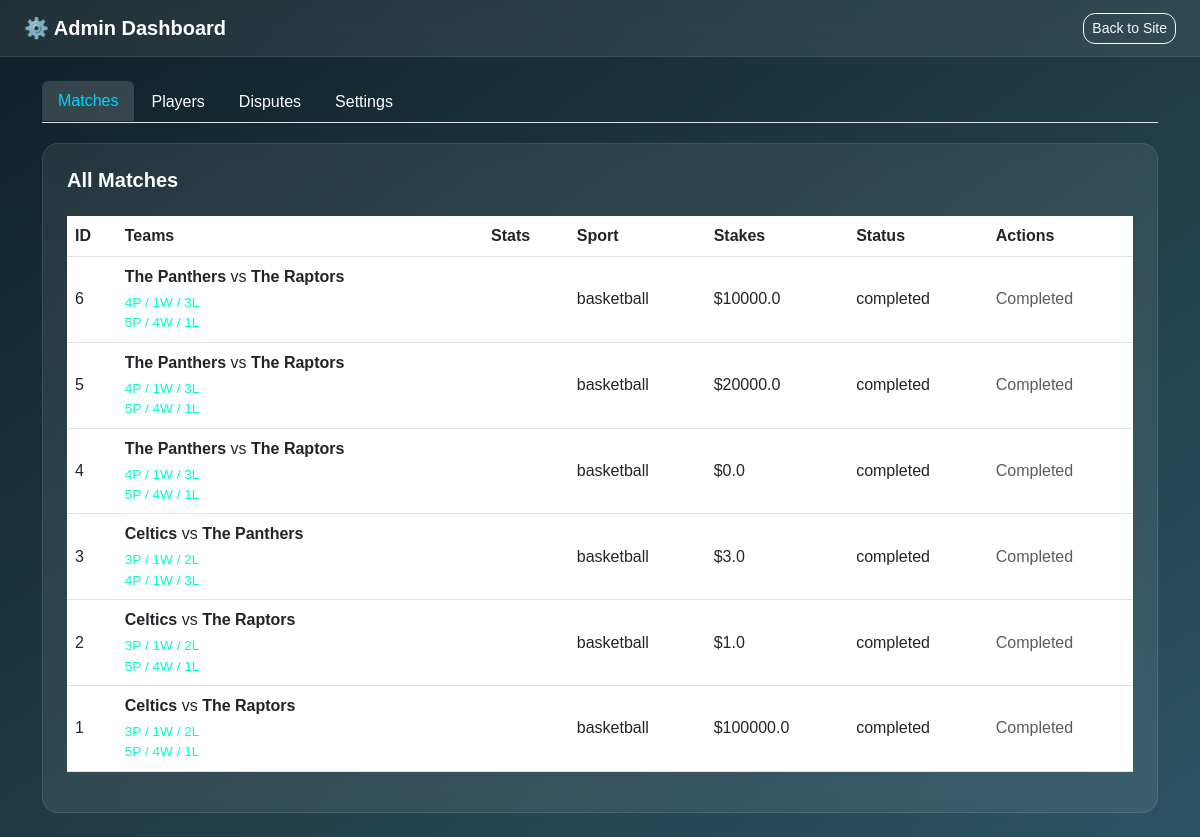
The app's page /admin/dashboard (signed in) with its own data.
### app/models.py (models this page shows)
class Match(db.Model):
    id = db.Column(db.Integer, primary_key=True)
    sport = db.Column(db.String(80), nullable=False, default="soccer")
    location = db.Column(db.String(200), nullable=True)
    date = db.Column(db.DateTime, nullable=True)
    team1_id = db.Column(db.Integer, db.ForeignKey('team.id'), nullable=True)
    team2_id = db.Column(db.Integer, db.ForeignKey('team.id'), nullable=True)
    stakes = db.Column(db.Float, default=0.0)
    status = db.Column(db.String(50), default="pending")
    created_at = db.Column(db.DateTime, default=datetime.utcnow)
    team1 = db.relationship("Team", foreign_keys=[team1_id], lazy=True)
    team2 = db.relationship("Team", foreign_keys=[team2_id], lazy=True)
    winner_team_id = db.Column(db.Integer, db.ForeignKey('team.id'), nullable=True)

class Team(db.Model):
    id = db.Column(db.Integer, primary_key=True)
    name = db.Column(db.String(120), nullable=False)
    color = db.Column(db.String(30), nullable=True)
    skill_rating = db.Column(db.Integer, default=1200)
    created_at = db.Column(db.DateTime, default=datetime.utcnow)
    sport = db.Column(db.String(50), nullable=True, default="soccer")
    captain_id = db.Column(db.Integer, db.ForeignKey('player.id'), nullable=True)
    matches_played = db.Column(db.Integer, default=0)
    matches_won = db.Column(db.Integer, default=0)
    matches_lost = db.Column(db.Integer, default=0)
    players = db.relationship("Player", backref="team", lazy=True, foreign_keys="Player.team_id")

### app/routes.py (the view)
@app.route("/admin/dashboard")
def admin_dashboard():
    if request.args.get("admin") == "true":
        session["admin"] = True
    if not session.get("admin"):
        return "Admin access required. For quick local testing add ?admin=true", 403
    settings = get_admin_settings()
    matches = Match.query.order_by(Match.created_at.desc()).all()
    disputes = Dispute.query.order_by(Dispute.created_at.desc()).all()
    players = Player.query.order_by(Player.name).all()
    return render_template(
        "admin_dashboard.html",
        settings=settings,
        matches=matches,
        disputes=disputes,
        players=players,
    )

### app/routes.py (called while the page is built)
def get_admin_settings():
    s = AdminSettings.query.first()
    if not s:
        s = AdminSettings(default_stake=5.0, payout_multiplier=1.9)
        db.session.add(s)
        db.session.commit()
    return s

### app/templates/admin_dashboard.html (shortened to what this page needs)
<!DOCTYPE html>
<html lang="en">
<head>
    <link rel="stylesheet" href="https://cdn.jsdelivr.net/npm/bootstrap@5.3.0/dist/css/bootstrap.min.css">
</head>
<body>
<nav class="navbar navbar-expand-lg navbar-dark px-4">
    <a class="navbar-brand fw-bold" href="#">⚙️ Admin Dashboard</a>
    <div class="ms-auto">
        <a href="/" class="btn btn-outline-light btn-sm">Back to Site</a>
    </div>
</nav>
<div class="container py-4">
    <ul class="nav nav-tabs" id="adminTabs" role="tablist">
        <li class="nav-item"><button class="nav-link active" data-bs-toggle="tab" data-bs-target="#matches">Matches</button></li>
        <li class="nav-item"><button class="nav-link" data-bs-toggle="tab" data-bs-target="#players">Players</button></li>
        <li class="nav-item"><button class="nav-link" data-bs-toggle="tab" data-bs-target="#disputes">Disputes</button></li>
        <li class="nav-item"><button class="nav-link" data-bs-toggle="tab" data-bs-target="#settings">Settings</button></li>
    </ul>
    <div class="tab-content">
        <div class="tab-pane fade show active" id="matches">
            <div class="card p-4">
                <h5>All Matches</h5>
                <table class="table table-hover mt-3 align-middle">
                    <thead>
                        <tr>
                            <th>ID</th>
                            <th>Teams</th>
                            <th>Stats</th>
                            <th>Sport</th>
                            <th>Stakes</th>
                            <th>Status</th>
                            <th>Actions</th>
                        </tr>
                    </thead>
                    <tbody>
                        {% for match in matches %}
                        <tr>
                            <td>{{ match.id }}</td>
                            <td>
                                <strong>{{ match.team1.name }}</strong> vs <strong>{{ match.team2.name }}</strong>
                                <div class="team-stats">
                                    <span>{{ match.team1.matches_played or 0 }}P / {{ match.team1.matches_won or 0 }}W / {{ match.team1.matches_lost or 0 }}L</span>
                                    <br>
                                    <span>{{ match.team2.matches_played or 0 }}P / {{ match.team2.matches_won or 0 }}W / {{ match.team2.matches_lost or 0 }}L</span>
                                </div>
                            </td>
                            <td></td>
                            <td>{{ match.sport }}</td>
                            <td>${{ match.stakes }}</td>
                            <td>{{ match.status }}</td>
                            <td>
                                {% if match.status != "completed" %}
                                <form method="POST" action="{{ url_for('admin_set_match_result', match_id=match.id) }}" style="display:inline-block;">
                                    <input type="hidden" name="winner_team_id" value="{{ match.team1.id }}">
                                    <button type="submit" class="btn btn-success btn-sm">Team 1 Wins</button>
                                </form>
                                <form method="POST" action="{{ url_for('admin_set_match_result', match_id=match.id) }}" style="display:inline-block;">
                                    <input type="hidden" name="winner_team_id" value="{{ match.team2.id }}">
                                    <button type="submit" class="btn btn-success btn-sm">Team 2 Wins</button>
                                </form>
                                <form method="POST" action="{{ url_for('admin_set_match_result', match_id=match.id) }}" style="display:inline-block;">
                                    <input type="hidden" name="winner_team_id" value="0">
                                    <button type="submit" class="btn btn-warning btn-sm">Draw</button>
                                </form>
                                {% else %}
                                <span class="text-muted">Completed</span>
                                {% endif %}
                            </td>
                        </tr>
                        {% else %}
                        <tr><td colspan="7" class="text-center text-muted">No matches available.</td></tr>
                        {% endfor %}
                    </tbody>
                </table>
            </div>
        </div>
    </div>
</div>
</body>
</html>

### app/templates/admin_dashboard.html (style rules this page uses)
body { background: linear-gradient(145deg, #0f2027, #203a43, #2c5364); color: #f8f9fa; font-family: 'Poppins', sans-serif; min-height: 100vh; }
.navbar { background: rgba(255, 255, 255, 0.08); backdrop-filter: blur(10px); border-bottom: 1px solid rgba(255, 255, 255, 0.1); }
.card { background: rgba(255, 255, 255, 0.08); border: 1px solid rgba(255, 255, 255, 0.1); border-radius: 16px; backdrop-filter: blur(8px); color: white; margin-top: 20px; }
.card h5 { font-weight: 600; }
.table { color: white; }
.table thead { background-color: rgba(255, 255, 255, 0.1); }
.btn { border-radius: 12px; transition: all 0.2s ease; }
.nav-tabs .nav-link.active { background-color: rgba(255, 255, 255, 0.15); border: none; color: #00d4ff; }
.nav-tabs .nav-link { color: white; }
.tab-content { margin-top: 20px; }
.team-stats { font-size: 0.85rem; color: #00ffcc; margin-top: 4px; }

### records on screen
Match: id "6", team1.name "The Panthers", team2.name "The Raptors", team1 "4", team1 "1", team1 "3", team2 "5", team2 "4", team2 "1", sport "basketball", stakes "10000.0", status "completed", shows "Completed"
Match: id "5", team1.name "The Panthers", team2.name "The Raptors", team1 "4", team1 "1", team1 "3", team2 "5", team2 "4", team2 "1", sport "basketball", stakes "20000.0", status "completed", shows "Completed"
Match: id "4", team1.name "The Panthers", team2.name "The Raptors", team1 "4", team1 "1", team1 "3", team2 "5", team2 "4", team2 "1", sport "basketball", stakes "0.0", status "completed", shows "Completed"
Match: id "3", team1.name "Celtics", team2.name "The Panthers", team1 "3", team1 "1", team1 "2", team2 "4", team2 "1", team2 "3", sport "basketball", stakes "3.0", status "completed", shows "Completed"
Match: id "2", team1.name "Celtics", team2.name "The Raptors", team1 "3", team1 "1", team1 "2", team2 "5", team2 "4", team2 "1", sport "basketball", stakes "1.0", status "completed", shows "Completed"
Match: id "1", team1.name "Celtics", team2.name "The Raptors", team1 "3", team1 "1", team1 "2", team2 "5", team2 "4", team2 "1", sport "basketball", stakes "100000.0", status "completed", shows "Completed"
